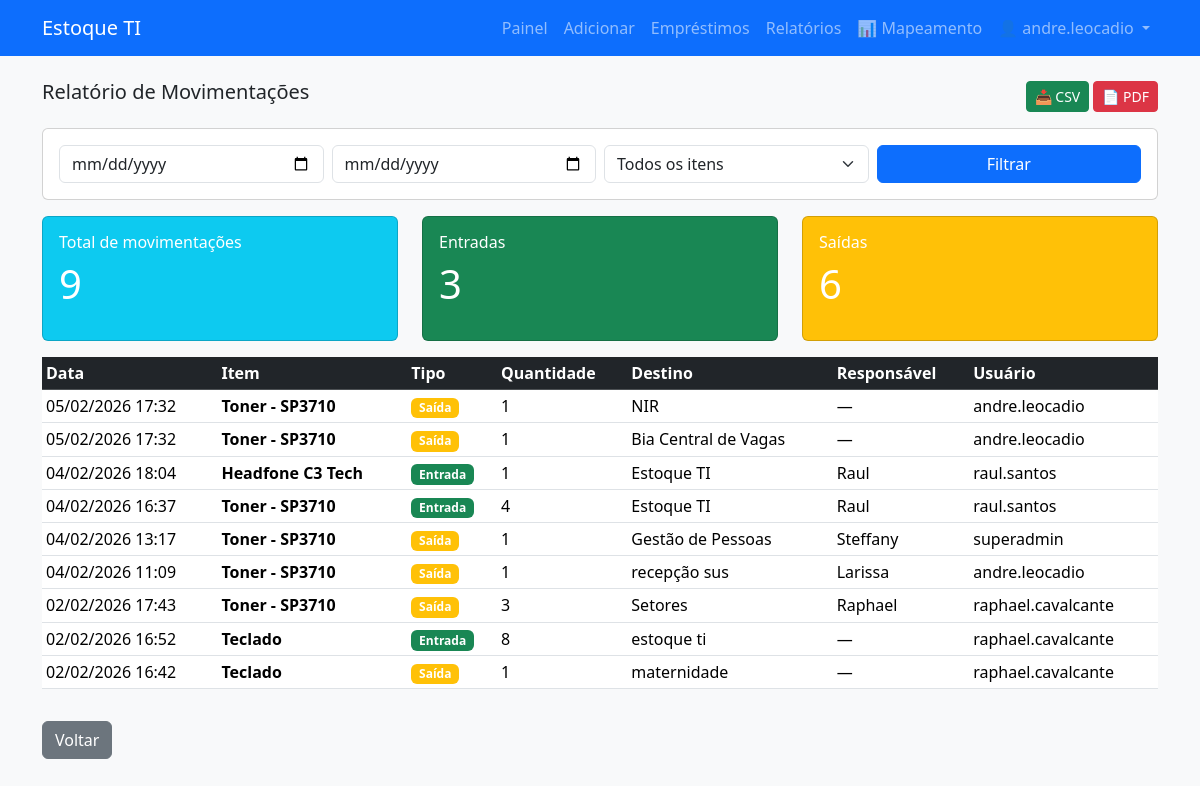
The page /reports/movements (signed in) on the database its author committed.
### app.py (models this page shows, shortened)
class User(db.Model, UserMixin):
    id = db.Column(db.Integer, primary_key=True)
    username = db.Column(db.String(80), unique=True, nullable=False)
    password_hash = db.Column(db.String(200), nullable=False)
    is_admin = db.Column(db.Boolean, default=False)
    is_superadmin = db.Column(db.Boolean, default=False)

class Movement(db.Model):
    id = db.Column(db.Integer, primary_key=True)
    item_id = db.Column(db.Integer, db.ForeignKey('item.id'), nullable=False)
    type = db.Column(db.String(20), nullable=False)  # 'entry' or 'exit'
    quantity = db.Column(db.Integer, nullable=False)
    destination = db.Column(db.String(200), nullable=True)
    responsible = db.Column(db.String(200), nullable=True)
    notes = db.Column(db.Text, nullable=True)
    created_at = db.Column(db.DateTime, default=datetime.utcnow)
    user_id = db.Column(db.Integer, db.ForeignKey('user.id'), nullable=True)
    item = db.relationship('Item', backref=db.backref('movements', lazy='dynamic'))
    user = db.relationship('User')

class Item(db.Model):
    id = db.Column(db.Integer, primary_key=True)
    name = db.Column(db.String(200), nullable=False)
    category = db.Column(db.String(100), nullable=False)
    quantity = db.Column(db.Integer, nullable=False, default=0)
    location = db.Column(db.String(200), nullable=True)
    serial = db.Column(db.String(200), nullable=True)
    sector = db.Column(db.String(200), nullable=True)
    description = db.Column(db.Text, nullable=True)
    barcode_code = db.Column(db.String(100), unique=True, nullable=True)
    added_at = db.Column(db.DateTime, default=datetime.utcnow)

### app.py (the view)
@app.route('/reports/movements')
@login_required
def report_movements():
    start_date = request.args.get('start_date', '')
    end_date = request.args.get('end_date', '')
    item_id = request.args.get('item_id', type=int)
    query = Movement.query
    if start_date:
        try:
            start = datetime.strptime(start_date, '%Y-%m-%d')
            query = query.filter(Movement.created_at >= start)
        except:
            pass
    if end_date:
        try:
            end = datetime.strptime(end_date, '%Y-%m-%d')
            query = query.filter(Movement.created_at <= end)
        except:
            pass
    if item_id:
        query = query.filter(Movement.item_id == item_id)
    movements = query.order_by(Movement.created_at.desc()).all()
    items = Item.query.all()
    export_format = request.args.get('export', 'html')
    if export_format == 'csv':
        return export_movements_csv(movements)
    elif export_format == 'pdf':
        return export_movements_pdf(movements)
    return render_template('report_movements.html', movements=movements, items=items, start_date=start_date, end_date=end_date, item_id=item_id)

### app.py (called while the page is built)
@login_manager.user_loader
def load_user(user_id):
    return User.query.get(int(user_id))

### templates/report_movements.html (shortened to what this page needs)
{% extends 'layout.html' %}
{% block content %}
  <div class="d-flex justify-content-between align-items-center mb-3">
    <h2 class="h5">Relatório de Movimentações</h2>
    <div>
      <a href="{{ url_for('report_movements', export='csv', start_date=start_date, end_date=end_date, item_id=item_id) }}" class="btn btn-sm btn-success">📥 CSV</a>
      <a href="{{ url_for('report_movements', export='pdf', start_date=start_date, end_date=end_date, item_id=item_id) }}" class="btn btn-sm btn-danger">📄 PDF</a>
    </div>
  </div>
  <div class="card mb-3">
    <div class="card-body">
      <form method="get" class="row g-2">
        <div class="col-md-3">
          <input type="date" name="start_date" class="form-control" value="{{ start_date }}" placeholder="Data início">
        </div>
        <div class="col-md-3">
          <input type="date" name="end_date" class="form-control" value="{{ end_date }}" placeholder="Data fim">
        </div>
        <div class="col-md-3">
          <select name="item_id" class="form-select">
            <option value="">Todos os itens</option>
          </select>
        </div>
        <div class="col-md-3">
          <button type="submit" class="btn btn-primary w-100">Filtrar</button>
        </div>
      </form>
    </div>
  </div>
  <div class="row mb-3">
    <div class="col-md-4">
      <div class="card bg-info text-white">
        <div class="card-body">
          <h6 class="card-title">Total de movimentações</h6>
          <p class="display-6">{{ movements|length }}</p>
        </div>
      </div>
    </div>
    <div class="col-md-4">
      <div class="card bg-success text-white">
        <div class="card-body">
          <h6 class="card-title">Entradas</h6>
          <p class="display-6">{{ movements|selectattr('type', 'equalto', 'entry')|list|length }}</p>
        </div>
      </div>
    </div>
    <div class="col-md-4">
      <div class="card bg-warning text-white">
        <div class="card-body">
          <h6 class="card-title">Saídas</h6>
          <p class="display-6">{{ movements|selectattr('type', 'equalto', 'exit')|list|length }}</p>
        </div>
      </div>
    </div>
  </div>
  <div class="table-responsive">
    <table class="table table-sm table-hover">
      <thead class="table-dark">
        <tr>
          <th>Data</th>
          <th>Item</th>
          <th>Tipo</th>
          <th>Quantidade</th>
          <th>Destino</th>
          <th>Responsável</th>
          <th>Usuário</th>
        </tr>
      </thead>
      <tbody>
        {% for mv in movements %}
          <tr>
            <td>{{ mv.created_at.strftime('%d/%m/%Y %H:%M') }}</td>
            <td><strong>{{ mv.item.name }}</strong></td>
            <td><span class="badge {% if mv.type == 'entry' %}bg-success{% else %}bg-warning{% endif %}">{{ 'Entrada' if mv.type == 'entry' else 'Saída' }}</span></td>
            <td>{{ mv.quantity }}</td>
            <td>{{ mv.destination or '—' }}</td>
            <td>{{ mv.responsible or '—' }}</td>
            <td>{{ mv.user.username if mv.user else '—' }}</td>
          </tr>
        {% endfor %}
      </tbody>
    </table>
  </div>
  <a href="{{ url_for('reports') }}" class="btn btn-secondary mt-3">Voltar</a>
{% endblock %}

### templates/layout.html (shortened to what this page needs)
<!doctype html>
<html lang="pt-br">
  <head>
    <link href="https://cdn.jsdelivr.net/npm/bootstrap@5.3.2/dist/css/bootstrap.min.css" rel="stylesheet">
  </head>
  <body class="bg-light">
    <nav class="navbar navbar-expand-lg navbar-dark bg-primary mb-4">
      <div class="container">
        <a class="navbar-brand" href="{{ url_for('index') }}">Estoque TI</a>
        <div class="collapse navbar-collapse" id="navmenu">
          <ul class="navbar-nav ms-auto">
            {% if current_user.is_authenticated %}
              <li class="nav-item"><a class="nav-link" href="{{ url_for('dashboard') }}">Painel</a></li>
              <li class="nav-item"><a class="nav-link" href="{{ url_for('add_item') }}">Adicionar</a></li>
              <li class="nav-item"><a class="nav-link" href="{{ url_for('list_loans') }}">Empréstimos</a></li>
              <li class="nav-item"><a class="nav-link" href="{{ url_for('reports') }}">Relatórios</a></li>
              <li class="nav-item"><a class="nav-link" href="{{ url_for('equipment_mapping') }}" title="Mapeamento de equipamentos">📊 Mapeamento</a></li>
              <li class="nav-item dropdown">
                <a class="nav-link dropdown-toggle" href="#" id="userDropdown" role="button" data-bs-toggle="dropdown">
                  👤 {{ current_user.username }}
                </a>
              </li>
            {% else %}
              <li class="nav-item"><a class="nav-link" href="{{ url_for('login') }}">Entrar</a></li>
            {% endif %}
          </ul>
        </div>
      </div>
    </nav>
    <main class="container">
      {% block content %}{% endblock %}
    </main>
  </body>
</html>

### rows shown on the page
User: username "andre.leocadio"
Movement: created_at "05/02/2026 17:32", item.name "Toner - SP3710", type "Saída", quantity "1", destination "NIR", responsible "—", user "andre.leocadio"
Movement: created_at "05/02/2026 17:32", item.name "Toner - SP3710", type "Saída", quantity "1", destination "Bia Central de Vagas", responsible "—", user "andre.leocadio"
Movement: created_at "04/02/2026 18:04", item.name "Headfone C3 Tech", type "Entrada", quantity "1", destination "Estoque TI", responsible "Raul", user "raul.santos"
Movement: created_at "04/02/2026 16:37", item.name "Toner - SP3710", type "Entrada", quantity "4", destination "Estoque TI", responsible "Raul", user "raul.santos"
Movement: created_at "04/02/2026 13:17", item.name "Toner - SP3710", type "Saída", quantity "1", destination "Gestão de Pessoas", responsible "Steffany", user "superadmin"
Movement: created_at "04/02/2026 11:09", item.name "Toner - SP3710", type "Saída", quantity "1", destination "recepção sus", responsible "Larissa", user "andre.leocadio"
Movement: created_at "02/02/2026 17:43", item.name "Toner - SP3710", type "Saída", quantity "3", destination "Setores", responsible "Raphael", user "raphael.cavalcante"
Movement: created_at "02/02/2026 16:52", item.name "Teclado", type "Entrada", quantity "8", destination "estoque ti", responsible "—", user "raphael.cavalcante"
Movement: created_at "02/02/2026 16:42", item.name "Teclado", type "Saída", quantity "1", destination "maternidade", responsible "—", user "raphael.cavalcante"

### other values the page prints
{{ movements|length }} "9"
{{ movements|selectattr('type', 'equalto', 'entry')|list|length }} "3"
{{ movements|selectattr('type', 'equalto', 'exit')|list|length }} "6"
